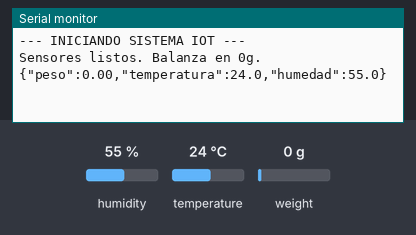
Bench run of a sketch on a simulated Arduino Uno, built with avr-gcc and run on an emulated ATmega328P. Shown: the last lines printed to the serial monitor. The test bench sets the inputs (shaded band); at power-on: humidity 55 %, weight on the scale 0 g, temperature 24 °C.

Above: at 2.2 s.
2.3 s: humidity set to 22 %
At 7.3 s:
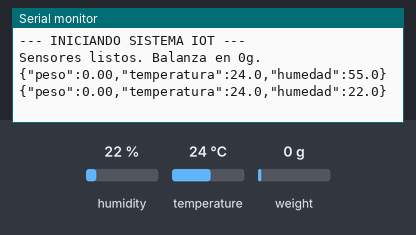
7.4 s: weight on the scale set to 100 g
12.5 s: temperature set to 12 °C
At 13.3 s:
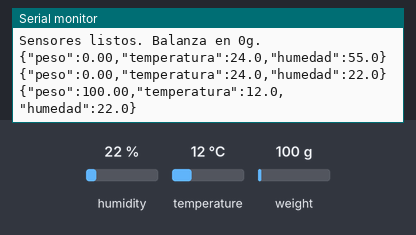
17.6 s: weight on the scale set to 1250 g
At 19.6 s:
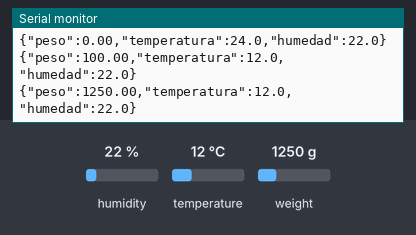
22.7 s: humidity set to 40 %
At 24.7 s:
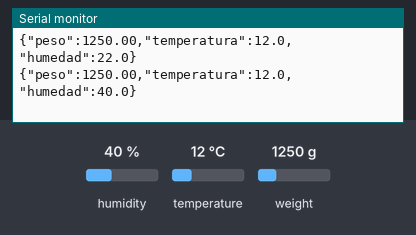
Timing chart, 0 to 26.2 s (numbered marks = the images above; inputs shaded):
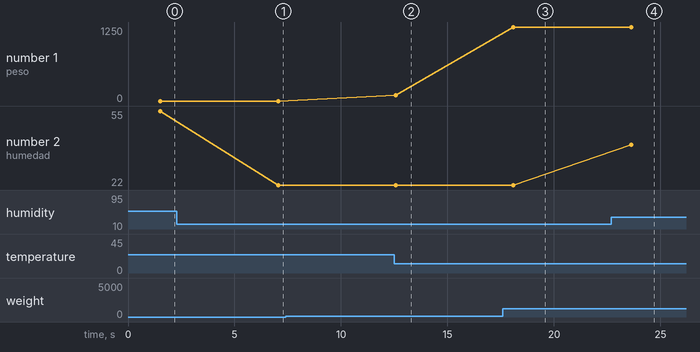

Measured:
- after the input at 2.3 s, the serial monitor: prints a new line after 4.7 s (image 1)
- after the input at 12.5 s, the serial monitor: prints a new line after 0.07 s (image 2)
- after the input at 17.6 s, the serial monitor: prints a new line after 0.50 s (image 3)
- after the input at 22.7 s, the serial monitor: prints a new line after 0.92 s (image 4)
- plotted number 1: 100 → 1250 after the input at 17.6 s
- plotted number 2: 55 → 22 after the input at 2.3 s, 22 → 40 after the input at 22.7 s

The sketch:

CODIGO_PRINCIPAL.ino
```cpp
#include "HX711.h"
#include "DHT.h"

// --- CONFIGURACIÓN DE PINES ---
const int HX711_DOUT = 11; // Pin de Datos Balanza
const int HX711_SCK  = 10; // Pin de Reloj Balanza
const int DHT_PIN = 7;     // Pin del Sensor Temp/Humedad
#define DHTTYPE DHT11

// --- CALIBRACIÓN (¡LO QUE DEBES EDITAR!) ---
// Pon aquí el número que obtuviste en la calibración interactiva.
// Si no estás seguro, prueba con -98.9 o -100.0
const float CALIBRATION_FACTOR = -98.90;

HX711 scale;
DHT dht(DHT_PIN, DHTTYPE);

void setup() {
  Serial.begin(115200); // Velocidad para Python
  Serial.println("--- INICIANDO SISTEMA IOT ---");

  dht.begin();

  // Iniciar Balanza
  scale.begin(HX711_DOUT, HX711_SCK);
  scale.set_scale(CALIBRATION_FACTOR); // Aplica tu factor de calibración

  // AUTO-TARA (Poner a cero al iniciar)
  // IMPORTANTE: Encender el Arduino SIN peso sobre la balanza
  scale.tare();

  Serial.println("Sensores listos. Balanza en 0g.");
}

void loop() {
  // 1. LECTURA DE DATOS
  // Leemos el promedio de 5 lecturas para evitar saltos locos
  float peso = scale.get_units(5);

  // Evitar pesos negativos pequeños por ruido (ej: -0.5g)
  if (peso < 0) {
    peso = 0.00;
  }

  float humedad = dht.readHumidity();
  float temperatura = dht.readTemperature();

  // Validar si el sensor DHT está conectado bien
  if (isnan(humedad) || isnan(temperatura)) {
    Serial.println("Error de lectura DHT11");
    delay(2000);
    return;
  }

  // 2. CONSTRUCCIÓN Y ENVÍO DEL JSON
  // El formato debe ser EXACTO para que Python lo entienda
  String json_data = "{\"peso\":";
  json_data += String(peso, 2);      // 2 decimales para peso
  json_data += ",\"temperatura\":";
  json_data += String(temperatura, 1); // 1 decimal para temp
  json_data += ",\"humedad\":";
  json_data += String(humedad, 1);     // 1 decimal para hum
  json_data += "}";

  // 3. ENVIAR POR USB
  Serial.println(json_data);

  // 4. ESPERA
  // Enviamos datos cada 5 segundos para no saturar la base de datos
  // (Puedes cambiarlo a 10000 para 10 segundos)
  delay(5000);
}
```
